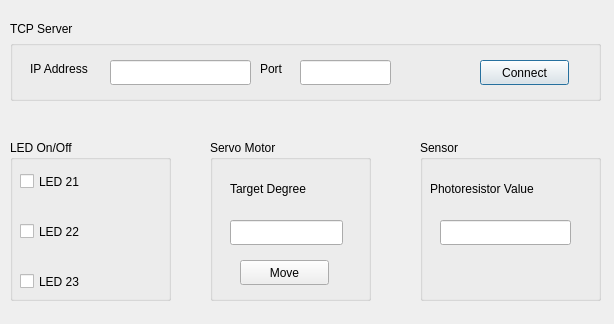
<?xml version="1.0" encoding="UTF-8"?>
<ui version="4.0">
 <class>Dialog</class>
 <widget class="QDialog" name="Dialog">
  <property name="geometry">
   <rect>
    <x>0</x>
    <y>0</y>
    <width>614</width>
    <height>324</height>
   </rect>
  </property>
  <property name="windowTitle">
   <string>Dialog</string>
  </property>
  <widget class="QLabel" name="label">
   <property name="geometry">
    <rect>
     <x>10</x>
     <y>20</y>
     <width>91</width>
     <height>17</height>
    </rect>
   </property>
   <property name="text">
    <string>TCP Server</string>
   </property>
  </widget>
  <widget class="QGroupBox" name="groupBox">
   <property name="geometry">
    <rect>
     <x>10</x>
     <y>40</y>
     <width>591</width>
     <height>61</height>
    </rect>
   </property>
   <property name="title">
    <string/>
   </property>
   <widget class="QLabel" name="label_2">
    <property name="geometry">
     <rect>
      <x>20</x>
      <y>20</y>
      <width>81</width>
      <height>17</height>
     </rect>
    </property>
    <property name="text">
     <string>IP Address</string>
    </property>
   </widget>
   <widget class="QLabel" name="label_3">
    <property name="geometry">
     <rect>
      <x>250</x>
      <y>20</y>
      <width>41</width>
      <height>17</height>
     </rect>
    </property>
    <property name="text">
     <string>Port</string>
    </property>
   </widget>
   <widget class="QLineEdit" name="ipEdit">
    <property name="geometry">
     <rect>
      <x>100</x>
      <y>20</y>
      <width>141</width>
      <height>25</height>
     </rect>
    </property>
   </widget>
   <widget class="QLineEdit" name="portEdit">
    <property name="geometry">
     <rect>
      <x>290</x>
      <y>20</y>
      <width>91</width>
      <height>25</height>
     </rect>
    </property>
   </widget>
   <widget class="QPushButton" name="ConnectBtn">
    <property name="geometry">
     <rect>
      <x>470</x>
      <y>20</y>
      <width>89</width>
      <height>25</height>
     </rect>
    </property>
    <property name="text">
     <string>Connect</string>
    </property>
   </widget>
  </widget>
  <widget class="QGroupBox" name="groupBox_2">
   <property name="geometry">
    <rect>
     <x>10</x>
     <y>140</y>
     <width>161</width>
     <height>161</height>
    </rect>
   </property>
   <property name="title">
    <string>LED On/Off</string>
   </property>
   <widget class="QCheckBox" name="led21">
    <property name="geometry">
     <rect>
      <x>10</x>
      <y>30</y>
      <width>92</width>
      <height>23</height>
     </rect>
    </property>
    <property name="text">
     <string>LED 21</string>
    </property>
   </widget>
   <widget class="QCheckBox" name="led22">
    <property name="geometry">
     <rect>
      <x>10</x>
      <y>80</y>
      <width>92</width>
      <height>23</height>
     </rect>
    </property>
    <property name="text">
     <string>LED 22</string>
    </property>
   </widget>
   <widget class="QCheckBox" name="led23">
    <property name="geometry">
     <rect>
      <x>10</x>
      <y>130</y>
      <width>92</width>
      <height>23</height>
     </rect>
    </property>
    <property name="text">
     <string>LED 23</string>
    </property>
   </widget>
  </widget>
  <widget class="QGroupBox" name="groupBox_3">
   <property name="geometry">
    <rect>
     <x>210</x>
     <y>140</y>
     <width>161</width>
     <height>161</height>
    </rect>
   </property>
   <property name="title">
    <string>Servo Motor</string>
   </property>
   <widget class="QLabel" name="label_4">
    <property name="geometry">
     <rect>
      <x>20</x>
      <y>40</y>
      <width>101</width>
      <height>17</height>
     </rect>
    </property>
    <property name="text">
     <string>Target Degree</string>
    </property>
   </widget>
   <widget class="QLineEdit" name="degree">
    <property name="geometry">
     <rect>
      <x>20</x>
      <y>80</y>
      <width>113</width>
      <height>25</height>
     </rect>
    </property>
   </widget>
   <widget class="QPushButton" name="move">
    <property name="geometry">
     <rect>
      <x>30</x>
      <y>120</y>
      <width>89</width>
      <height>25</height>
     </rect>
    </property>
    <property name="text">
     <string>Move</string>
    </property>
   </widget>
  </widget>
  <widget class="QGroupBox" name="groupBox_4">
   <property name="geometry">
    <rect>
     <x>420</x>
     <y>140</y>
     <width>181</width>
     <height>161</height>
    </rect>
   </property>
   <property name="title">
    <string>Sensor</string>
   </property>
   <widget class="QLabel" name="label_5">
    <property name="geometry">
     <rect>
      <x>10</x>
      <y>40</y>
      <width>141</width>
      <height>17</height>
     </rect>
    </property>
    <property name="text">
     <string>Photoresistor Value</string>
    </property>
   </widget>
   <widget class="QLineEdit" name="sensor">
    <property name="geometry">
     <rect>
      <x>20</x>
      <y>80</y>
      <width>131</width>
      <height>25</height>
     </rect>
    </property>
    <property name="readOnly">
     <bool>true</bool>
    </property>
   </widget>
  </widget>
 </widget>
 <resources/>
 <connections/>
</ui>
